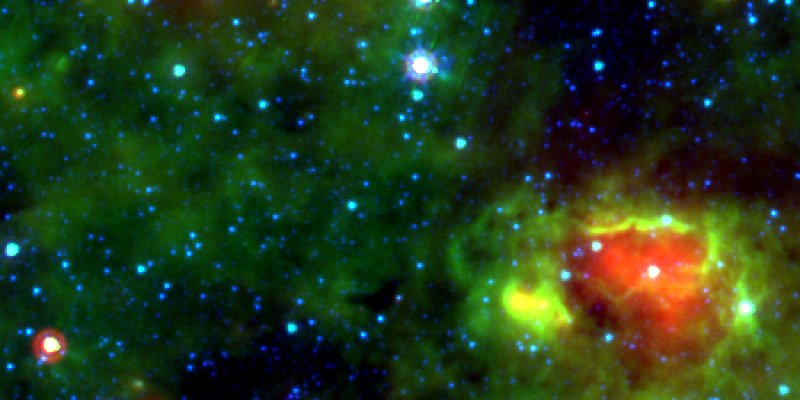
#> input picture test_pic.jpeg, 800 x 400 px
$ python cut_pic.py
#> lines starting #> are read from the running program, lines starting #| are printed output that depends on the picture
import os, re
import math
from PIL import Image

test=Image.open('./test_pic.jpeg')
#> test is the input picture: PIL image 800x400 RGB; mean R, G, B 34.8, 57.6, 26.4

def crop(infile,height,width):
    im = Image.open(infile)
    imgwidth, imgheight = im.size
    for i in range(imgheight//height):
        for j in range(imgwidth//width):
            box = (j*width, i*height, (j+1)*width, (i+1)*height)
            yield im.crop(box)

infile='./test_pic.jpeg'
height=200
width=200
start_num=1
for k,piece in enumerate(crop(infile,height,width),start_num):
    img=Image.new('RGB', (height,width), 255)
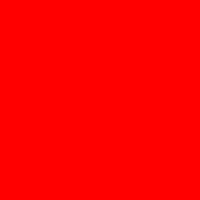
#> img: PIL image 200x200 RGB; mean R, G, B 255, 0, 0
    img.paste(piece)
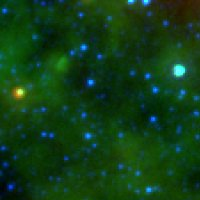
#> piece: PIL image 200x200 RGB; mean R, G, B 16.7, 61.1, 22.9
    img.save("./test/predict/pic%03d.jpg" % k, format="JPEG")
